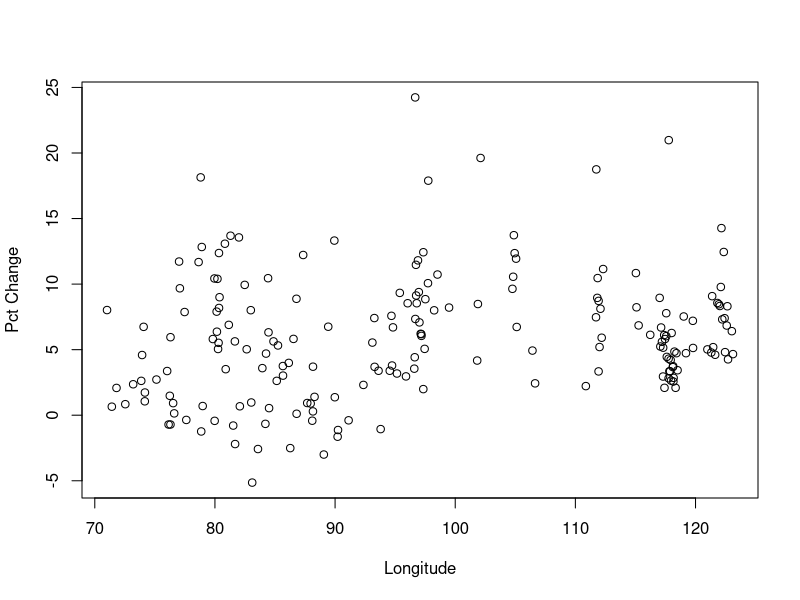
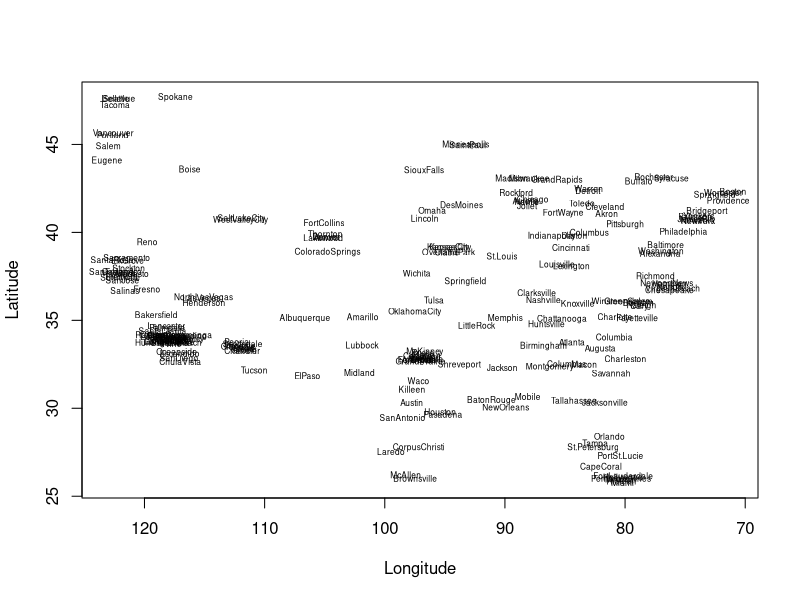
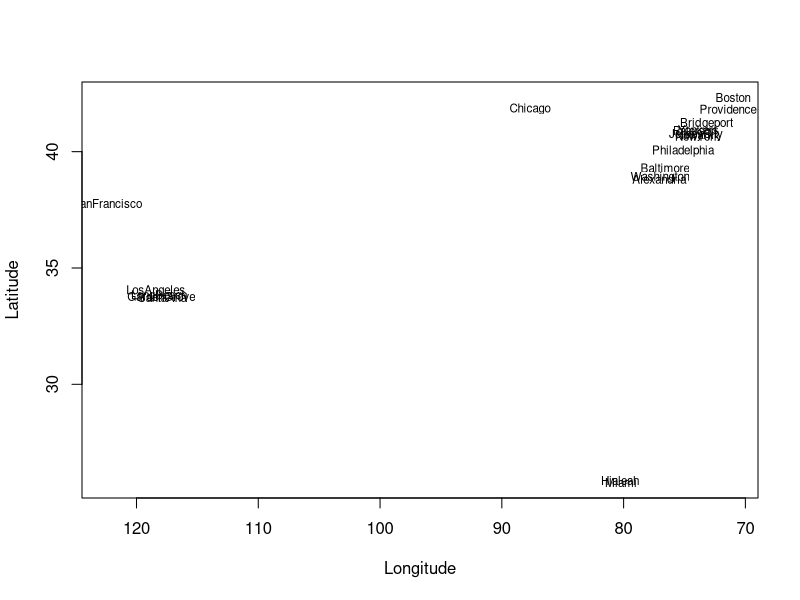

Recreate these plots in R, in order.
## ---- chunk 1
knitr::opts_chunk$set(echo = TRUE)
## ---- chunk 2
cities<-read.table("top200cities.txt", header = TRUE)
## ---- chunk 3
names(cities)
## ---- chunk 4
midpointLong<-98.35
numOfWest<-nrow(cities[cities$longitude>midpointLong,])
numOfEast<-nrow(cities[cities$longitude<midpointLong,])
numOfWest
numOfEast
## ---- chunk 5
midpointLat<-39.5
numOfNorth<-nrow(cities[cities$latitude>midpointLat,])
numOfSouth<-nrow(cities[cities$latitude<midpointLat,])
numOfNorth
numOfSouth
## ---- chunk 6
cities$popdensitysqmi[cities$city=="Miami"]
## ---- chunk 7
cities$city[cities$pctchange>50]
## ---- chunk 8
mostcities<-cities[cities$pctchange<30,]
mostcities<-mostcities[mostcities$longitude<140,]
plot(mostcities$longitude,mostcities$pctchange,xlab = "Longitude",ylab = "Pct Change")
## ---- chunk 9
continguoUS <- cities[cities$longitude<140,]
plot(xlim = rev(range(continguoUS$longitude)),continguoUS$latitude, type="n", xlab = "Longitude", ylab = "Latitude")
text(continguoUS$longitude,continguoUS$latitude, labels=continguoUS$city,cex= 0.5)
## ---- chunk 10
denselyPop <- continguoUS[rev(order(continguoUS$popdensitysqmi))[1:20], ]
plot(xlim = rev(range(denselyPop$longitude)),denselyPop$latitude, type="n", xlab = "Longitude", ylab = "Latitude")
text(denselyPop$longitude,denselyPop$latitude, labels=denselyPop$city,cex= 0.7)
